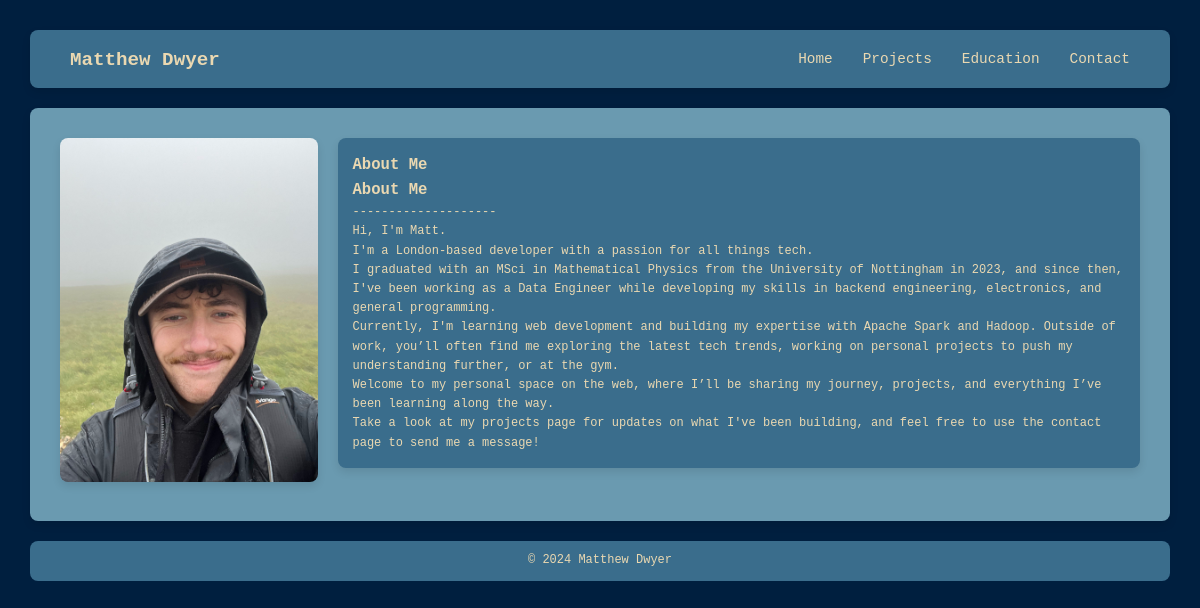
The app's page /, older data.
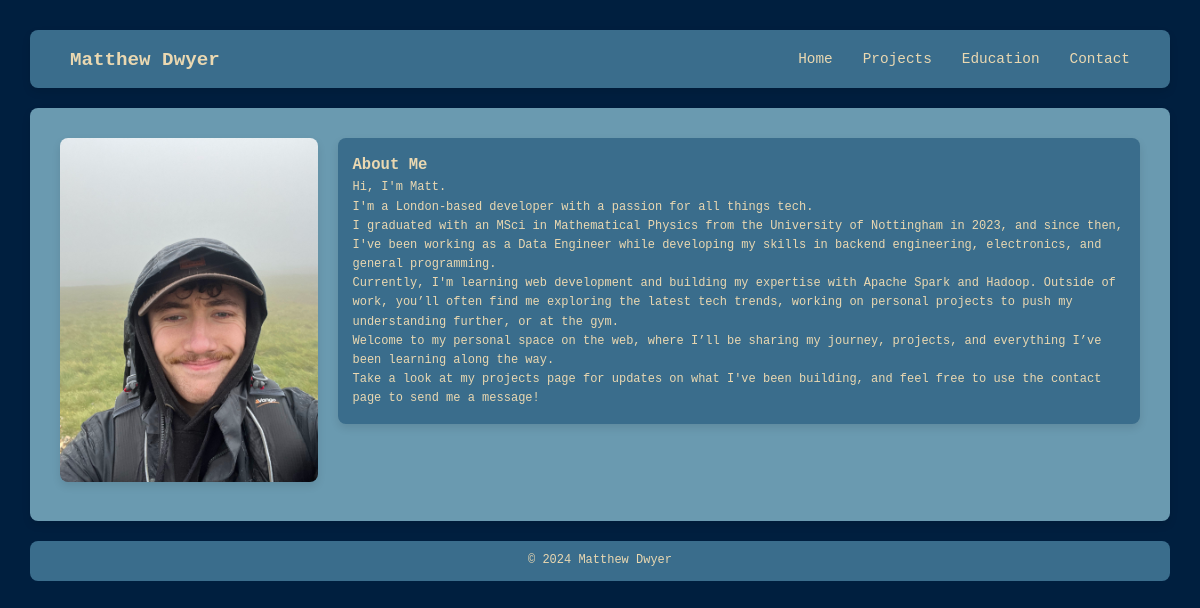
The same page, newer data.
### core/models.py (models this page shows, shortened)
class HomePageContent(models.Model):
    title = models.CharField(max_length=200, null=True, blank=True)
    note = models.CharField(max_length=200, null=True, blank=True)
    body = models.TextField()
    position = models.PositiveIntegerField()
    class Meta:
        ordering = ['position']

### core/views.py (the view)
# urls.py: path('', views.home, name='home'),
def home(request):
    content = HomePageContent.objects.all()
    return render(request, 'core/home.html', {'content': content})

### core/templates/core/home.html (shortened to what this page needs)
<!DOCTYPE html>
<html lang="en">
<head>
    {% load static %}
    <link rel="stylesheet" href="{% static '\core\core_styles.css' %}">
</head>
<body>
    <nav>
        <div class="nav-container">
            <h1 class="logo"><a href="{% url 'home' %}">Matthew Dwyer</a></h1>
            <div class="nav-link" id="navLinks">
                <a href="{% url 'home' %}">Home</a>
                <a href="{% url 'projects:list' %}">Projects</a>
                <a href="{% url 'education' %}">Education</a>
                <a href="{% url 'contact' %}">Contact</a>
            </div>
        </div>
    </nav>
    <main>
        <div class="home-content">
            <div class="home-image">
                <img src="{% static 'core/images/profile photo.jpg' %}" alt="Me!">
            </div>
            <div class="home-text-container">
                <h2>About Me</h2>
                {% for text in content %}
                    <article>
                        {% if text.title %}
                            <h2>{{ text.title }}</h2>
                        {% endif %}
                        <p>{{ text.body|linebreaks }}</p>
                    </article>
                {% endfor %}
            </div>
        </div>
    </main>
<footer>
    <div class="container">
        <p>&copy; <span id="year"></span> Matthew Dwyer</p>
    </div>
</footer>
</body>
</html>

Row changes from the older to the newer data that the page shows:
removed HomePageContent: title "About Me", body "--------------------"
